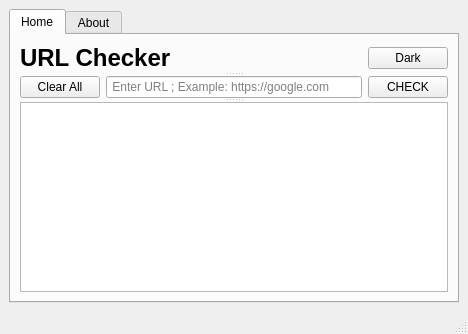
<?xml version="1.0" encoding="UTF-8"?>
<ui version="4.0">
 <class>MainWindow</class>
 <widget class="QMainWindow" name="MainWindow">
  <property name="geometry">
   <rect>
    <x>0</x>
    <y>0</y>
    <width>468</width>
    <height>334</height>
   </rect>
  </property>
  <property name="maximumSize">
   <size>
    <width>468</width>
    <height>334</height>
   </size>
  </property>
  <property name="windowTitle">
   <string>MainWindow</string>
  </property>
  <widget class="QWidget" name="centralwidget">
   <layout class="QGridLayout" name="gridLayout">
    <item row="0" column="0">
     <widget class="QTabWidget" name="tabWidget">
      <property name="currentIndex">
       <number>0</number>
      </property>
      <widget class="QWidget" name="tab">
       <attribute name="icon">
        <iconset>
         <normaloff>icons/top_menu_48px.png</normaloff>icons/top_menu_48px.png</iconset>
       </attribute>
       <attribute name="title">
        <string>Home</string>
       </attribute>
       <layout class="QGridLayout" name="gridLayout_2">
        <item row="0" column="0">
         <widget class="QSplitter" name="splitter_11">
          <property name="orientation">
           <enum>Qt::Vertical</enum>
          </property>
          <widget class="QWidget" name="layoutWidget">
           <layout class="QHBoxLayout" name="horizontalLayout">
            <item>
             <widget class="QLabel" name="label">
              <property name="text">
               <string>&lt;html&gt;&lt;head/&gt;&lt;body&gt;&lt;p&gt;&lt;span style=&quot; font-size:18pt; font-weight:600;&quot;&gt;URL Checker&lt;/span&gt;&lt;/p&gt;&lt;/body&gt;&lt;/html&gt;</string>
              </property>
             </widget>
            </item>
            <item>
             <spacer name="horizontalSpacer">
              <property name="orientation">
               <enum>Qt::Horizontal</enum>
              </property>
              <property name="sizeHint" stdset="0">
               <size>
                <width>218</width>
                <height>20</height>
               </size>
              </property>
             </spacer>
            </item>
            <item>
             <widget class="QPushButton" name="modeButton">
              <property name="text">
               <string>Dark</string>
              </property>
              <property name="icon">
               <iconset>
                <normaloff>icons/change_48px.png</normaloff>icons/change_48px.png</iconset>
              </property>
             </widget>
            </item>
           </layout>
          </widget>
          <widget class="QWidget" name="layoutWidget">
           <layout class="QHBoxLayout" name="horizontalLayout_4">
            <item>
             <widget class="QPushButton" name="clearButton">
              <property name="text">
               <string>Clear All</string>
              </property>
              <property name="icon">
               <iconset>
                <normaloff>icons/clear_symbol_48px.png</normaloff>icons/clear_symbol_48px.png</iconset>
              </property>
             </widget>
            </item>
            <item>
             <widget class="QLineEdit" name="urlBox">
              <property name="placeholderText">
               <string> Enter URL ; Example: https://google.com</string>
              </property>
             </widget>
            </item>
            <item>
             <layout class="QHBoxLayout" name="horizontalLayout_3">
              <item>
               <widget class="QPushButton" name="checkButton">
                <property name="text">
                 <string>CHECK</string>
                </property>
                <property name="icon">
                 <iconset>
                  <normaloff>icons/search_48px.png</normaloff>icons/search_48px.png</iconset>
                </property>
               </widget>
              </item>
             </layout>
            </item>
           </layout>
          </widget>
          <widget class="QTableWidget" name="tableWidget"/>
         </widget>
        </item>
       </layout>
      </widget>
      <widget class="QWidget" name="tab_2">
       <attribute name="icon">
        <iconset>
         <normaloff>icons/about_48px.png</normaloff>icons/about_48px.png</iconset>
       </attribute>
       <attribute name="title">
        <string>About</string>
       </attribute>
       <layout class="QGridLayout" name="gridLayout_3">
        <item row="0" column="0">
         <layout class="QHBoxLayout" name="horizontalLayout_2">
          <item>
           <widget class="QLabel" name="label_2">
            <property name="text">
             <string>Developer:</string>
            </property>
           </widget>
          </item>
          <item>
           <widget class="QLabel" name="label_5">
            <property name="text">
             <string>Rubaiath - E - Ulfath</string>
            </property>
           </widget>
          </item>
         </layout>
        </item>
        <item row="1" column="0">
         <layout class="QHBoxLayout" name="horizontalLayout_5">
          <item>
           <widget class="QLabel" name="label_3">
            <property name="text">
             <string>Technologies:</string>
            </property>
           </widget>
          </item>
          <item>
           <widget class="QLabel" name="label_6">
            <property name="text">
             <string>Machine Learning Models, Python 3.8, Ananconda 3, PyQt5</string>
            </property>
           </widget>
          </item>
         </layout>
        </item>
        <item row="2" column="0">
         <layout class="QHBoxLayout" name="horizontalLayout_6">
          <item>
           <widget class="QLabel" name="label_4">
            <property name="text">
             <string>Icons Credit:</string>
            </property>
           </widget>
          </item>
          <item>
           <widget class="QLabel" name="label_7">
            <property name="text">
             <string>Icons8</string>
            </property>
           </widget>
          </item>
         </layout>
        </item>
        <item row="3" column="0">
         <widget class="QTextBrowser" name="textBrowser">
          <property name="html">
           <string>&lt;!DOCTYPE HTML PUBLIC &quot;-//W3C//DTD HTML 4.0//EN&quot; &quot;http://www.w3.org/TR/REC-html40/strict.dtd&quot;&gt;
&lt;html&gt;&lt;head&gt;&lt;meta name=&quot;qrichtext&quot; content=&quot;1&quot; /&gt;&lt;style type=&quot;text/css&quot;&gt;
p, li { white-space: pre-wrap; }
&lt;/style&gt;&lt;/head&gt;&lt;body style=&quot; font-family:'MS Shell Dlg 2'; font-size:8.25pt; font-weight:400; font-style:normal;&quot;&gt;
&lt;p style=&quot; margin-top:0px; margin-bottom:0px; margin-left:0px; margin-right:0px; -qt-block-indent:0; text-indent:0px;&quot;&gt;MIT License&lt;/p&gt;
&lt;p style=&quot;-qt-paragraph-type:empty; margin-top:0px; margin-bottom:0px; margin-left:0px; margin-right:0px; -qt-block-indent:0; text-indent:0px;&quot;&gt;&lt;br /&gt;&lt;/p&gt;
&lt;p style=&quot; margin-top:0px; margin-bottom:0px; margin-left:0px; margin-right:0px; -qt-block-indent:0; text-indent:0px;&quot;&gt;Copyright (c) 2020 RUBAIATH-E-ULFATH&lt;/p&gt;
&lt;p style=&quot;-qt-paragraph-type:empty; margin-top:0px; margin-bottom:0px; margin-left:0px; margin-right:0px; -qt-block-indent:0; text-indent:0px;&quot;&gt;&lt;br /&gt;&lt;/p&gt;
&lt;p style=&quot; margin-top:0px; margin-bottom:0px; margin-left:0px; margin-right:0px; -qt-block-indent:0; text-indent:0px;&quot;&gt;Permission is hereby granted, free of charge, to any person obtaining a copy&lt;/p&gt;
&lt;p style=&quot; margin-top:0px; margin-bottom:0px; margin-left:0px; margin-right:0px; -qt-block-indent:0; text-indent:0px;&quot;&gt;of this software and associated documentation files (the &amp;quot;Software&amp;quot;), to deal&lt;/p&gt;
&lt;p style=&quot; margin-top:0px; margin-bottom:0px; margin-left:0px; margin-right:0px; -qt-block-indent:0; text-indent:0px;&quot;&gt;in the Software without restriction, including without limitation the rights&lt;/p&gt;
&lt;p style=&quot; margin-top:0px; margin-bottom:0px; margin-left:0px; margin-right:0px; -qt-block-indent:0; text-indent:0px;&quot;&gt;to use, copy, modify, merge, publish, distribute, sublicense, and/or sell&lt;/p&gt;
&lt;p style=&quot; margin-top:0px; margin-bottom:0px; margin-left:0px; margin-right:0px; -qt-block-indent:0; text-indent:0px;&quot;&gt;copies of the Software, and to permit persons to whom the Software is&lt;/p&gt;
&lt;p style=&quot; margin-top:0px; margin-bottom:0px; margin-left:0px; margin-right:0px; -qt-block-indent:0; text-indent:0px;&quot;&gt;furnished to do so, subject to the following conditions:&lt;/p&gt;
&lt;p style=&quot;-qt-paragraph-type:empty; margin-top:0px; margin-bottom:0px; margin-left:0px; margin-right:0px; -qt-block-indent:0; text-indent:0px;&quot;&gt;&lt;br /&gt;&lt;/p&gt;
&lt;p style=&quot; margin-top:0px; margin-bottom:0px; margin-left:0px; margin-right:0px; -qt-block-indent:0; text-indent:0px;&quot;&gt;The above copyright notice and this permission notice shall be included in all&lt;/p&gt;
&lt;p style=&quot; margin-top:0px; margin-bottom:0px; margin-left:0px; margin-right:0px; -qt-block-indent:0; text-indent:0px;&quot;&gt;copies or substantial portions of the Software.&lt;/p&gt;
&lt;p style=&quot;-qt-paragraph-type:empty; margin-top:0px; margin-bottom:0px; margin-left:0px; margin-right:0px; -qt-block-indent:0; text-indent:0px;&quot;&gt;&lt;br /&gt;&lt;/p&gt;
&lt;p style=&quot; margin-top:0px; margin-bottom:0px; margin-left:0px; margin-right:0px; -qt-block-indent:0; text-indent:0px;&quot;&gt;THE SOFTWARE IS PROVIDED &amp;quot;AS IS&amp;quot;, WITHOUT WARRANTY OF ANY KIND, EXPRESS OR&lt;/p&gt;
&lt;p style=&quot; margin-top:0px; margin-bottom:0px; margin-left:0px; margin-right:0px; -qt-block-indent:0; text-indent:0px;&quot;&gt;IMPLIED, INCLUDING BUT NOT LIMITED TO THE WARRANTIES OF MERCHANTABILITY,&lt;/p&gt;
&lt;p style=&quot; margin-top:0px; margin-bottom:0px; margin-left:0px; margin-right:0px; -qt-block-indent:0; text-indent:0px;&quot;&gt;FITNESS FOR A PARTICULAR PURPOSE AND NONINFRINGEMENT. IN NO EVENT SHALL THE&lt;/p&gt;
&lt;p style=&quot; margin-top:0px; margin-bottom:0px; margin-left:0px; margin-right:0px; -qt-block-indent:0; text-indent:0px;&quot;&gt;AUTHORS OR COPYRIGHT HOLDERS BE LIABLE FOR ANY CLAIM, DAMAGES OR OTHER&lt;/p&gt;
&lt;p style=&quot; margin-top:0px; margin-bottom:0px; margin-left:0px; margin-right:0px; -qt-block-indent:0; text-indent:0px;&quot;&gt;LIABILITY, WHETHER IN AN ACTION OF CONTRACT, TORT OR OTHERWISE, ARISING FROM,&lt;/p&gt;
&lt;p style=&quot; margin-top:0px; margin-bottom:0px; margin-left:0px; margin-right:0px; -qt-block-indent:0; text-indent:0px;&quot;&gt;OUT OF OR IN CONNECTION WITH THE SOFTWARE OR THE USE OR OTHER DEALINGS IN THE&lt;/p&gt;
&lt;p style=&quot; margin-top:0px; margin-bottom:0px; margin-left:0px; margin-right:0px; -qt-block-indent:0; text-indent:0px;&quot;&gt;SOFTWARE.&lt;/p&gt;
&lt;p style=&quot;-qt-paragraph-type:empty; margin-top:0px; margin-bottom:0px; margin-left:0px; margin-right:0px; -qt-block-indent:0; text-indent:0px;&quot;&gt;&lt;br /&gt;&lt;/p&gt;&lt;/body&gt;&lt;/html&gt;</string>
          </property>
         </widget>
        </item>
       </layout>
      </widget>
     </widget>
    </item>
   </layout>
  </widget>
  <widget class="QMenuBar" name="menubar">
   <property name="geometry">
    <rect>
     <x>0</x>
     <y>0</y>
     <width>468</width>
     <height>21</height>
    </rect>
   </property>
  </widget>
  <widget class="QStatusBar" name="statusbar"/>
 </widget>
 <resources/>
 <connections/>
</ui>
